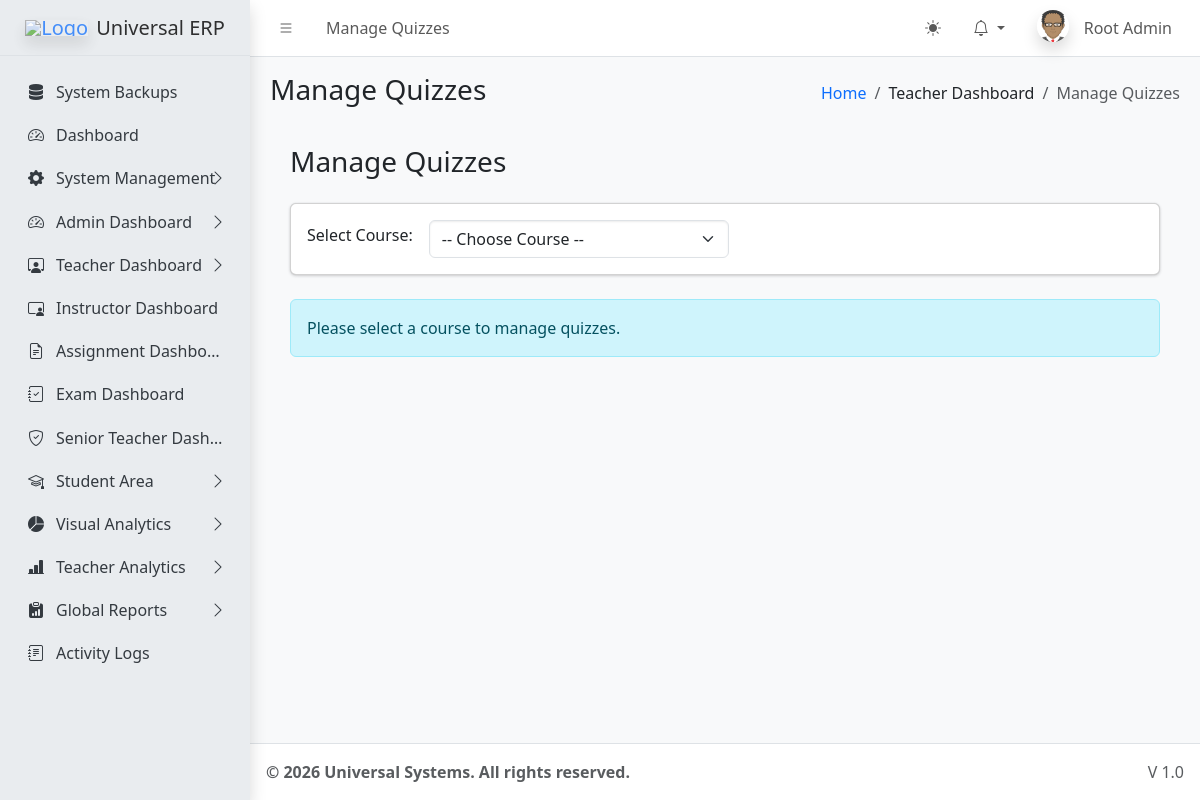
The page /dashboards/teacher/quizzes.php (signed in) on the database its author committed.
### tables this page shows
CREATE TABLE `sys_pages` (
  `id` int(11) NOT NULL,
  `parent_id` int(11) DEFAULT 0,
  `page_name` varchar(100) NOT NULL,
  `page_url` varchar(255) DEFAULT '#',
  `icon_class` varchar(50) DEFAULT 'bi bi-circle',
  `sort_order` int(11) DEFAULT 0
);

### dashboards/teacher/quizzes.php (the view, shortened to what this page needs)
<?php
require_once '../../core/db.php';
require_once '../../includes/header.php';
$course_id = $_GET['course_id'] ?? 0;
$quizzes = [];
?>
<div class="app-content-header">
    <div class="container-fluid">
        <div class="row">
            <div class="col-sm-6"><h3>Manage Quizzes</h3></div>
            <div class="col-sm-6 text-end">
            </div>
        </div>
    </div>
</div>
<div class="app-content">
    <div class="container-fluid">
        <div class="card mb-4">
            <div class="card-body">
                <form method="get" class="row g-3 align-items-center">
                    <div class="col-auto">
                        <label class="form-label">Select Course:</label>
                    </div>
                    <div class="col-auto">
                        <select name="course_id" class="form-select" onchange="this.form.submit()">
                            <option value="0">-- Choose Course --</option>
                        </select>
                    </div>
                </form>
            </div>
        </div>
        <?php if($course_id > 0): ?>
            <div class="card shadow-sm mb-4">
                <div class="card-header bg-primary text-white">Create New Quiz</div>
                <div class="card-body">
                    <form method="post" class="row g-2">
                        <div class="col-md-10">
                            <input type="text" name="title" class="form-control" placeholder="Enter Quiz Title" required>
                        </div>
                        <div class="col-md-2">
                            <button type="submit" name="create_quiz" class="btn btn-primary w-100">Create</button>
                        </div>
                    </form>
                </div>
            </div>
            <div class="card shadow-sm">
                <div class="card-header">Existing Quizzes</div>
                <div class="card-body p-0">
                    <div class="list-group list-group-flush">
                        <?php foreach($quizzes as $q): ?>
                        <div class="list-group-item d-flex justify-content-between align-items-center">
                            <div>
                                <i class="bi bi-journal-text me-2"></i>
                                <strong><?= htmlspecialchars($q['title']) ?></strong>
                            </div>
                            <div>
                                <a href="edit_quiz.php?id=<?= $q['id'] ?>&course_id=<?= $course_id ?>" class="btn btn-sm btn-info"><i class="bi bi-pencil"></i> Edit</a>
                                <a href="quiz_results.php?id=<?= $q['id'] ?>&course_id=<?= $course_id ?>" class="btn btn-sm btn-success"><i class="bi bi-list-check"></i> Results</a>
                            </div>
                        </div>
                        <?php endforeach; ?>
                        <?php if(empty($quizzes)): ?>
                            <div class="p-4 text-center text-muted">No quizzes found for this course.</div>
                        <?php endif; ?>
                    </div>
                </div>
            </div>
        <?php else: ?>
            <div class="alert alert-info">Please select a course to manage quizzes.</div>
        <?php endif; ?>
    </div>
</div>
<?php require_once '../../includes/footer.php'; ?>

### includes/header.php (shortened to what this page needs)
<?php
require_once __DIR__ . '/../core/session.php';
$settings = [];
$stmt = $pdo->query("SELECT * FROM system_settings");
while ($row = $stmt->fetch()) {
    $settings[$row['setting_key']] = $row['setting_value'];
}
$current_url = substr($_SERVER['SCRIPT_NAME'], strlen('/universal/'));
$pageStmt = $pdo->prepare("SELECT * FROM sys_pages WHERE page_url LIKE ? LIMIT 1");
$pageStmt->execute(["%$current_url%"]);
$currentPageData = $pageStmt->fetch();
$pageTitle = $currentPageData['page_name'] ?? 'Dashboard';
$pageId = $currentPageData['id'] ?? 0;
$breadcrumbs = [];
if ($currentPageData) {
    $crumbId = $currentPageData['id'];
    while($crumbId != 0) {
        $crumbStmt = $pdo->prepare("SELECT id, parent_id, page_name, page_url FROM sys_pages WHERE id = ?");
        $crumbStmt->execute([$crumbId]);
        $crumb = $crumbStmt->fetch();
        array_unshift($breadcrumbs, $crumb);
        $crumbId = $crumb['parent_id'];
    }
}
?>
<!DOCTYPE html>
<html lang="en"> <head>
    <link rel="stylesheet" href="<?= BASE_URL ?>assets/css/bootstrap.min.css" />
    <link rel="stylesheet" href="<?= BASE_URL ?>assets/css/bootstrap-icons.css" />
    <link rel="stylesheet" href="<?= BASE_URL ?>assets/css/adminlte.min.css" />
    <link rel="stylesheet" href="https://cdnjs.cloudflare.com/ajax/libs/font-awesome/6.4.2/css/all.min.css" />
</head>
<body class="layout-fixed sidebar-expand-lg bg-body-tertiary">
<div class="app-wrapper">
    <nav class="app-header navbar navbar-expand bg-body">
        <div class="container-fluid">
            <ul class="navbar-nav">
                <li class="nav-item"> <a class="nav-link" data-lte-toggle="sidebar" href="#" role="button"><i class="bi bi-list"></i></a> </li>
                <li class="nav-item d-none d-md-block"> <a href="#" class="nav-link"><?= $pageTitle ?></a> </li>
            </ul>
            <ul class="navbar-nav ms-auto">
                <li class="nav-item">
                    <button class="btn btn-link nav-link" id="theme-toggle" type="button">
                        <i class="bi bi-sun-fill" id="theme-icon"></i>
                    </button>
                </li>
                <li class="nav-item dropdown">
                    <a class="nav-link dropdown-toggle" data-bs-toggle="dropdown" href="#" aria-expanded="false">
                        <i class="bi bi-bell"></i>
                    </a>
                </li>
                <li class="nav-item dropdown user-menu">
                    <a href="#" class="nav-link dropdown-toggle" data-bs-toggle="dropdown">
                        <img src="<?= !empty($_SESSION['avatar']) ? $_SESSION['avatar'] : BASE_URL.'assets/img/avatar.png' ?>" class="user-image rounded-circle shadow" alt="User Image">
                        <span class="d-none d-md-inline ms-1"><?= htmlspecialchars($_SESSION['name']) ?></span>
                    </a>
                </li>
            </ul>
        </div>
    </nav>
    <?php include __DIR__ . '/sidebar.php'; ?>
    <main class="app-main">
        <div class="app-content-header">
            <div class="container-fluid">
                <div class="row">
                    <div class="col-sm-6"><h3 class="mb-0"><?= $pageTitle ?></h3></div>
                    <div class="col-sm-6">
                        <ol class="breadcrumb float-sm-end">
                            <li class="breadcrumb-item"><a href="<?= BASE_URL ?>">Home</a></li>
                            <?php foreach($breadcrumbs as $b): ?>
                                <li class="breadcrumb-item <?= ($b['id'] == $pageId) ? 'active' : '' ?>">
                                    <?= htmlspecialchars($b['page_name']) ?>
                                </li>
                            <?php endforeach; ?>
                        </ol>
                    </div>
                </div>
            </div>
        </div>
        <div class="app-content">
            <div class="container-fluid">

### includes/sidebar.php (shortened to what this page needs)
<aside class="app-sidebar bg-body-secondary shadow">
    <div class="sidebar-brand">
        <a href="<?= BASE_URL ?>index.php" class="brand-link">
            <img src="<?= $settings['system_logo'] ?>" alt="Logo" class="brand-image opacity-75 shadow">
            <span class="brand-text fw-light"><?= $settings['system_name'] ?></span>
        </a>
    </div>
    <div class="sidebar-wrapper">
        <nav class="mt-2">
            <ul class="nav sidebar-menu flex-column" data-lte-toggle="treeview" role="menu" data-accordion="false">
                <?php
                function buildMenu($pdo, $parentId = 0, $userRole, $currentUrl)
                {
                    $sql = "
                        SELECT p.* FROM sys_pages p
                        JOIN role_access ra ON p.id = ra.page_id
                        WHERE p.parent_id = ? AND ra.role_key = ?
                        ORDER BY p.sort_order ASC
                    ";
                    $stmt = $pdo->prepare($sql);
                    $stmt->execute([$parentId, $userRole]);
                    $items = $stmt->fetchAll();
                    foreach ($items as $item) {
                        $childStmt = $pdo->prepare("SELECT COUNT(*) FROM sys_pages WHERE parent_id = ?");
                        $childStmt->execute([$item['id']]);
                        $hasChildren = $childStmt->fetchColumn() > 0;
                        $isActive = (strpos($currentUrl, $item['page_url']) !== false && $item['page_url'] !== '#');
                        $menuOpen = $isActive ? 'menu-open' : '';
                        $activeClass = $isActive ? 'active' : '';
                        echo '<li class="nav-item ' . $menuOpen . '">';
                        echo '<a href="' . ($hasChildren ? '#' : BASE_URL . $item['page_url']) . '" class="nav-link ' . $activeClass . '">';
                        echo '<i class="nav-icon ' . $item['icon_class'] . '"></i>';
                        echo '<p>' . htmlspecialchars($item['page_name']);
                        if ($hasChildren) {
                            echo '<i class="nav-arrow bi bi-chevron-right"></i>';
                        }
                        echo '</p></a>';
                        if ($hasChildren) {
                            buildMenu($pdo, $item['id'], $userRole, $currentUrl);
                        }
                        echo '</li>';
                    }
                }
                $cur = substr($_SERVER['SCRIPT_NAME'], strlen('/universal/'));
                buildMenu($pdo, 0, $_SESSION['role'], $cur);
                ?>
            </ul>
        </nav>
    </div>
</aside>

### includes/header.php (style rules this page uses)
.user-image { width: 30px; height: 30px; object-fit: cover; }

### rows shown on the page
sys_pages: page_name "Manage Quizzes"
sys_pages: page_name "System Backups"
sys_pages: page_name "Dashboard"
sys_pages: page_name "System Management"
sys_pages: page_name "Admin Dashboard"
sys_pages: page_name "Teacher Dashboard"
sys_pages: page_name "Instructor Dashboard"
sys_pages: page_name "Assignment Dashbo…"
sys_pages: page_name "Exam Dashboard"
sys_pages: page_name "Senior Teacher Dash…"
sys_pages: page_name "Student Area"
sys_pages: page_name "Visual Analytics"
sys_pages: page_name "Teacher Analytics"
sys_pages: page_name "Global Reports"
sys_pages: page_name "Activity Logs"

### other values the page prints
$_SESSION['name'] "Root Admin"
$settings['system_name'] "Universal ERP"
$settings['footer_text'] "© 2026 Universal Systems. All rights reserved."
